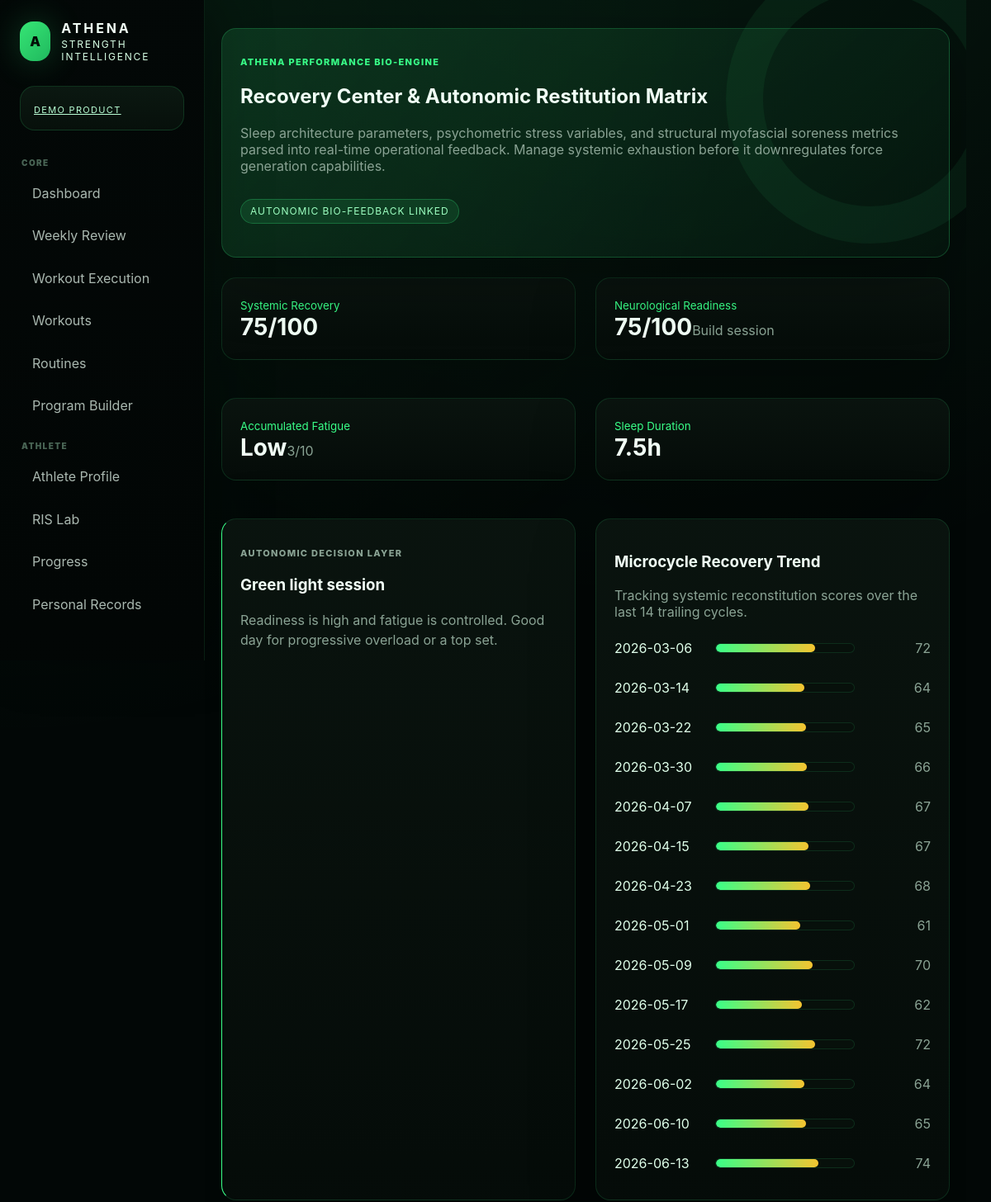
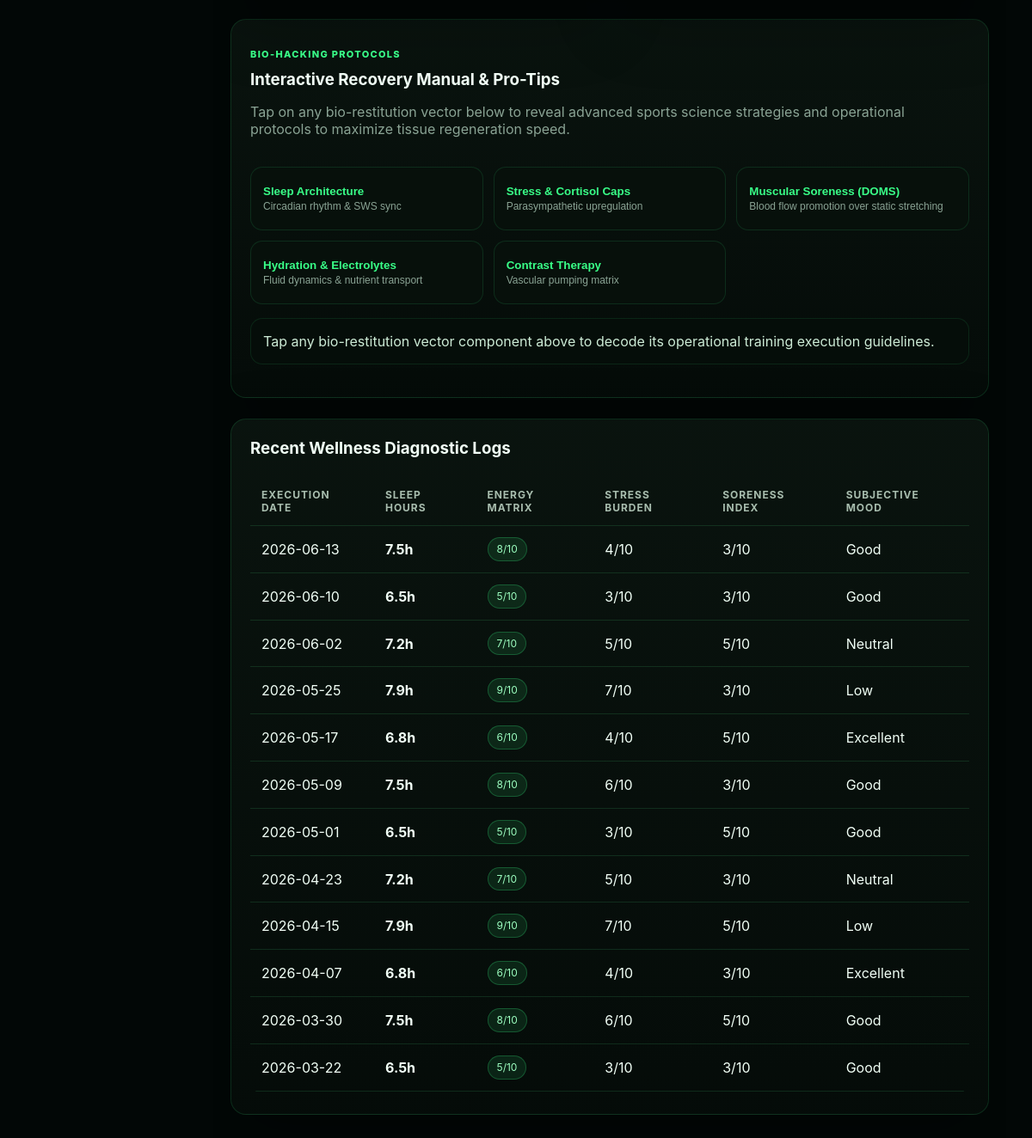
Page /recovery on the earlier database version (2 pictures, top to bottom).
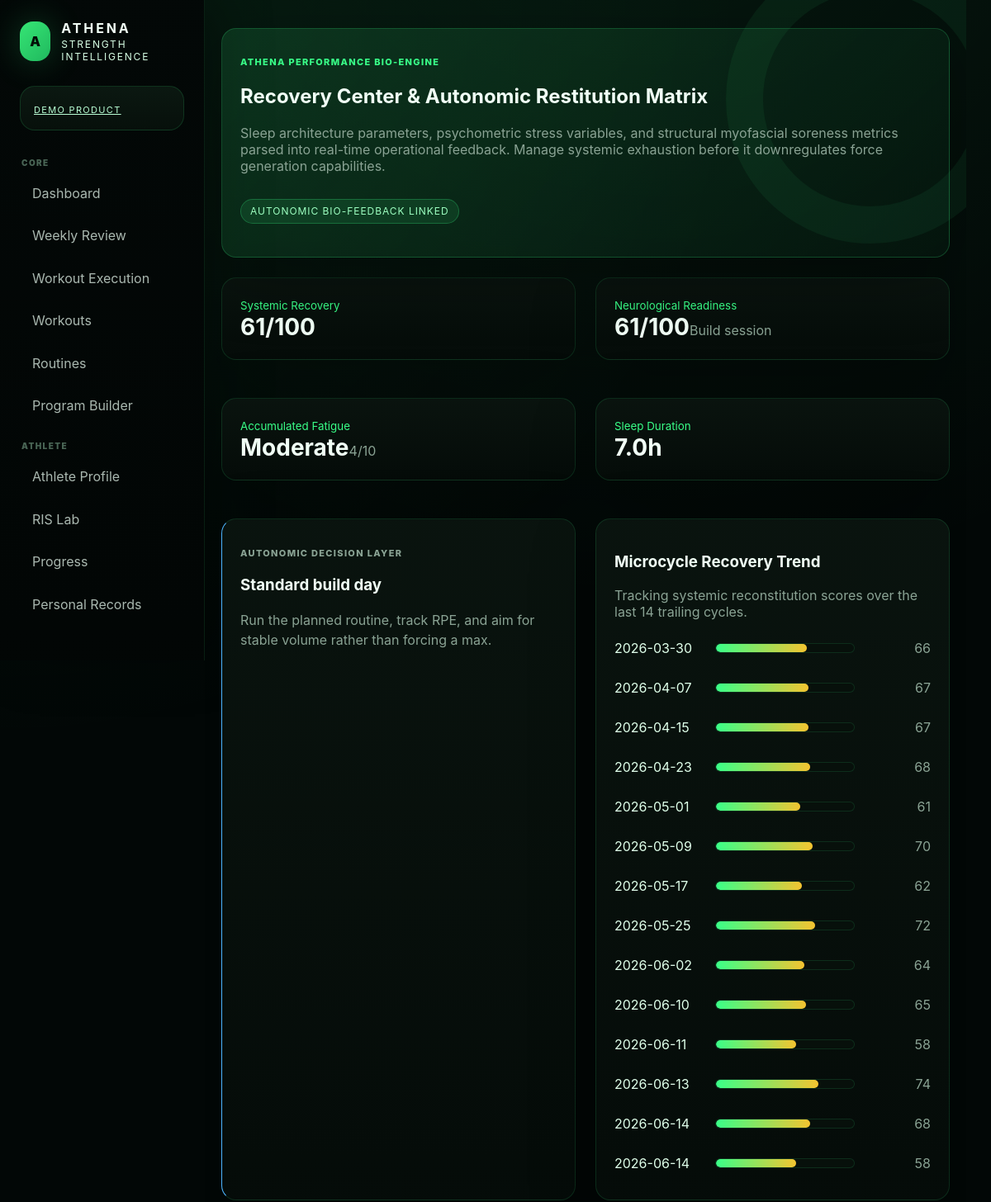
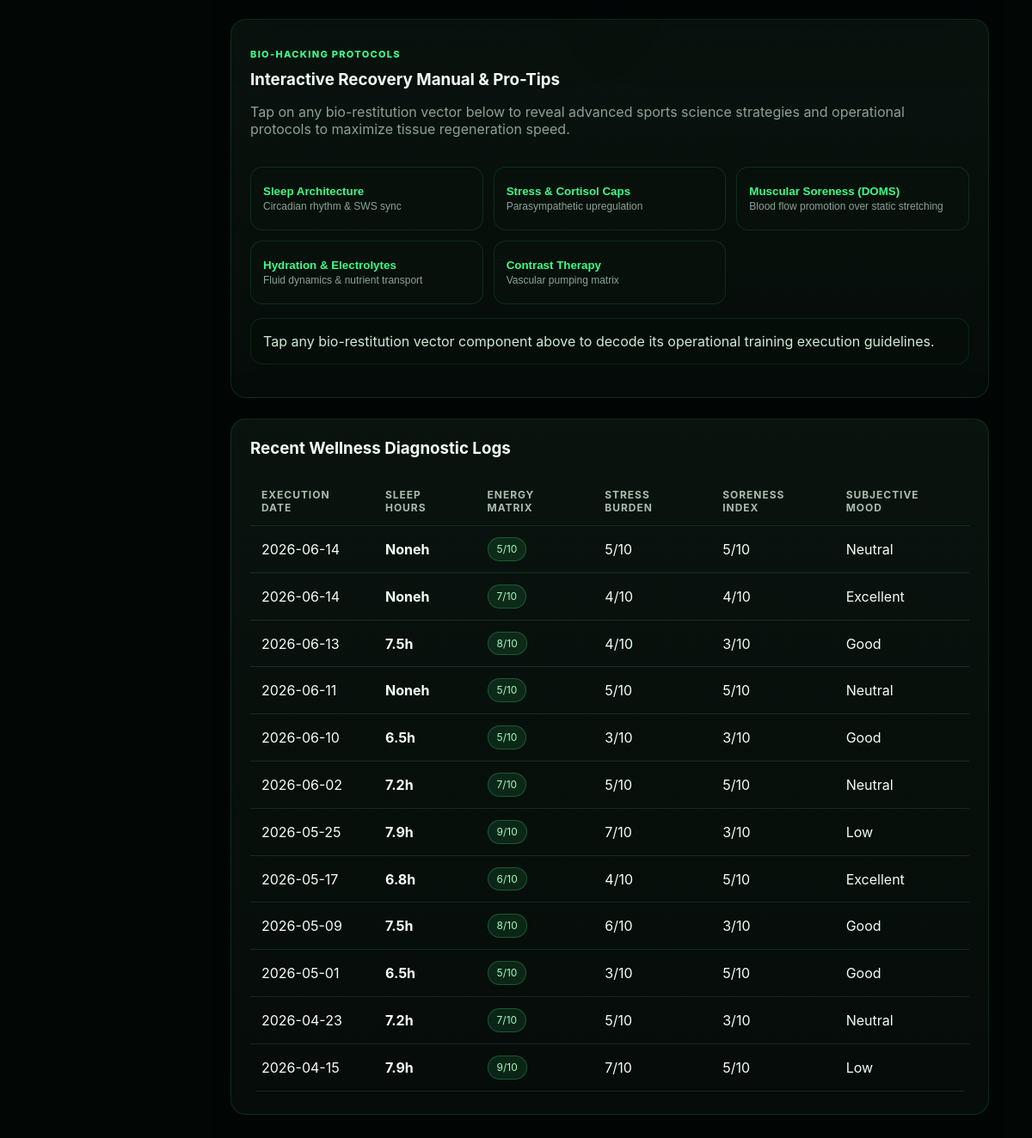
Same page on the later database version (2 pictures, top to bottom).
### tables this page shows
CREATE TABLE wellness(
            id INTEGER PRIMARY KEY AUTOINCREMENT,
            date TEXT NOT NULL,
            bodyweight REAL,
            sleep_hours REAL,
            energy INTEGER,
            soreness INTEGER,
            stress INTEGER,
            mood TEXT,
            notes TEXT
        );

### app.py (the view)
@app.route('/recovery')
def recovery_center():
    return render_template('recovery.html', readiness=readiness_v2(), intelligence=athlete_intelligence(), series=recovery_series(45), signal=coach_signal_v2(), wellness=q('SELECT * FROM wellness ORDER BY date DESC LIMIT 12'))

### app.py (called while the page is built)
def db():
    conn = sqlite3.connect(DB_PATH)
    conn.row_factory = sqlite3.Row
    return conn

def q(sql, params=(), one=False, commit=False):
    with db() as conn:
        cur = conn.execute(sql, params)
        if commit:
            conn.commit()
        return (cur.fetchone() if one else cur.fetchall())

@app.context_processor
def inject():
    return dict(MUSCLES=MUSCLES, MOODS=MOODS, SEXES=SEXES, DIFFICULTY=DIFFICULTY, EXERCISE_TYPES=EXERCISE_TYPES, today=datetime.date.today().isoformat())

def recovery_series(days=30):
    rows=q('SELECT * FROM wellness ORDER BY date DESC LIMIT ?', (days,))
    out=[]
    for r in reversed(rows):
        sleep=float(r['sleep_hours'] or 7)
        energy=int(r['energy'] or 5); stress=int(r['stress'] or 5); soreness=int(r['soreness'] or 5)
        score=round((min(sleep,9)/9)*28 + (energy/10)*28 + ((10-stress)/10)*22 + ((10-soreness)/10)*22)
        out.append({'date':r['date'],'score':max(0,min(100,score)),'sleep':sleep,'energy':energy,'stress':stress,'soreness':soreness,'mood':r['mood']})
    return out

### templates/recovery.html (shortened to what the changed rows need)
{% extends 'base.html' %}
{% block content %}
<section class="card hero">
  <div class="section-head">
    <div>
      <h2>Recovery Center & Autonomic Restitution Matrix</h2>
    </div>
  </div>
</section>
<section class="grid cols-4" style="margin-top: 24px;">
  <div class="card stat">
    <small>Systemic Recovery</small>
    <br><b>{{intelligence.recovery}}/100</b>
  </div>
  <div class="card stat">
    <small>Neurological Readiness</small>
    <br><b>{{readiness.score}}/100</b><span>{{readiness.label}}</span>
  </div>
  <div class="card stat">
    <small>Accumulated Fatigue</small>
    <br><b>{{intelligence.fatigue_label}}</b><span>{{intelligence.fatigue}}/10</span>
  </div>
  <div class="card stat">
    <small>Sleep Duration</small>
    <br><b>{{readiness.sleep}}h</b>
  </div>
</section>
<section class="grid cols-2" style="margin-top: 24px;">
  <article class="card advisor {{signal.tone if signal else 'info'}}" style="margin-bottom: 0;">
    <p class="eyebrow">Autonomic Decision Layer</p>
    <h3>{{signal.title if signal else 'All Clear'}}</h3>
    <p class="muted" style="line-height: 1.5;">{{signal.text if signal else 'Biomechanical markers confirm full muscular readiness.'}}</p>
  </article>
  <article class="card" style="margin-bottom: 0;">
    <div style="display: flex; flex-direction: column; gap: 4px;">
      {% for p in series[-14:] %}
        <div class="bar-row" data-tooltip="{{p.date}} — Score: {{p.score}}%">
          <span>{{p.date}}</span>
          <div>
            <b style="width:{{p.score}}%"></b>
          </div>
          <em>{{p.score}}</em>
        </div>
      {% else %}
        <p class="muted">Log your daily Wellness Matrix indicators to compute a recovery trend line.</p>
      {% endfor %}
    </div>
  </article>
</section>
<section class="card" style="margin-top: 24px;">
  <div class="table-scroll" style="margin-top: 14px;">
    <table>
      <thead>
        <tr>
          <th>Execution Date</th>
          <th>Sleep Hours</th>
          <th>Energy Matrix</th>
          <th>Stress Burden</th>
          <th>Soreness Index</th>
          <th>Subjective Mood</th>
        </tr>
      </thead>
      <tbody>
        {% for w in wellness %}
          <tr>
            <td>{{w.date}}</td>
            <td><b>{{w.sleep_hours}}h</b></td>
            <td><span class="pill green">{{w.energy}}/10</span></td>
            <td>{{w.stress}}/10</td>
            <td>{{w.soreness}}/10</td>
            <td>{{w.mood}}</td>
          </tr>
        {% endfor %}
      </tbody>
    </table>
  </div>
</section>
{% endblock %}

Differences in the rows shown:
no longer on one of the page's lists (row unchanged): wellness: date "2026-03-30", sleep_hours "7.5", energy "8", stress "6", soreness "5", mood "Good"
no longer on this page (row unchanged): wellness: date "2026-03-06", score "72", shown under "Microcycle Recovery Trend"
no longer on one of the page's lists (row unchanged): wellness: date "2026-04-07", sleep_hours "6.8", energy "6", stress "4", soreness "3", mood "Excellent"
no longer on this page (row unchanged): wellness: date "2026-03-14", score "64", shown under "Microcycle Recovery Trend"
no longer on this page (row unchanged): wellness: date "2026-03-22", score "65", sleep_hours "6.5", energy "5", stress "3", soreness "3", mood "Good"
added wellness: date "2026-06-11", score "58", sleep_hours "None", energy "5", stress "5", soreness "5", mood "Neutral"
shown differently, row unchanged: wellness (number 12 of 14 on the later page): sleep "7.5" → (not shown)
added wellness: date "2026-06-14", score "68", sleep_hours "None", energy "7", stress "4", soreness "4", mood "Excellent"
added wellness: date "2026-06-14", score "58", sleep_hours "None", energy "5", stress "5", soreness "5", mood "Neutral"
Other differences:
{{ intelligence.recovery }}: "75" → "61"
{{ readiness.score }}: "75" → "61"
{{ intelligence.fatigue_label }}: "Low" → "Moderate"
{{ intelligence.fatigue }}: "3" → "4"
{{ readiness.sleep }}: (not shown) → "7.0"
{{ signal.title if signal else 'All Clear' }}: "Green light session" → "Standard build day"
text no longer shown: "Readiness is high and fatigue is controlled. Good day for progressive overload or a top set."
text now shown: "Run the planned routine, track RPE, and aim for stable volume rather than forcing a max."
